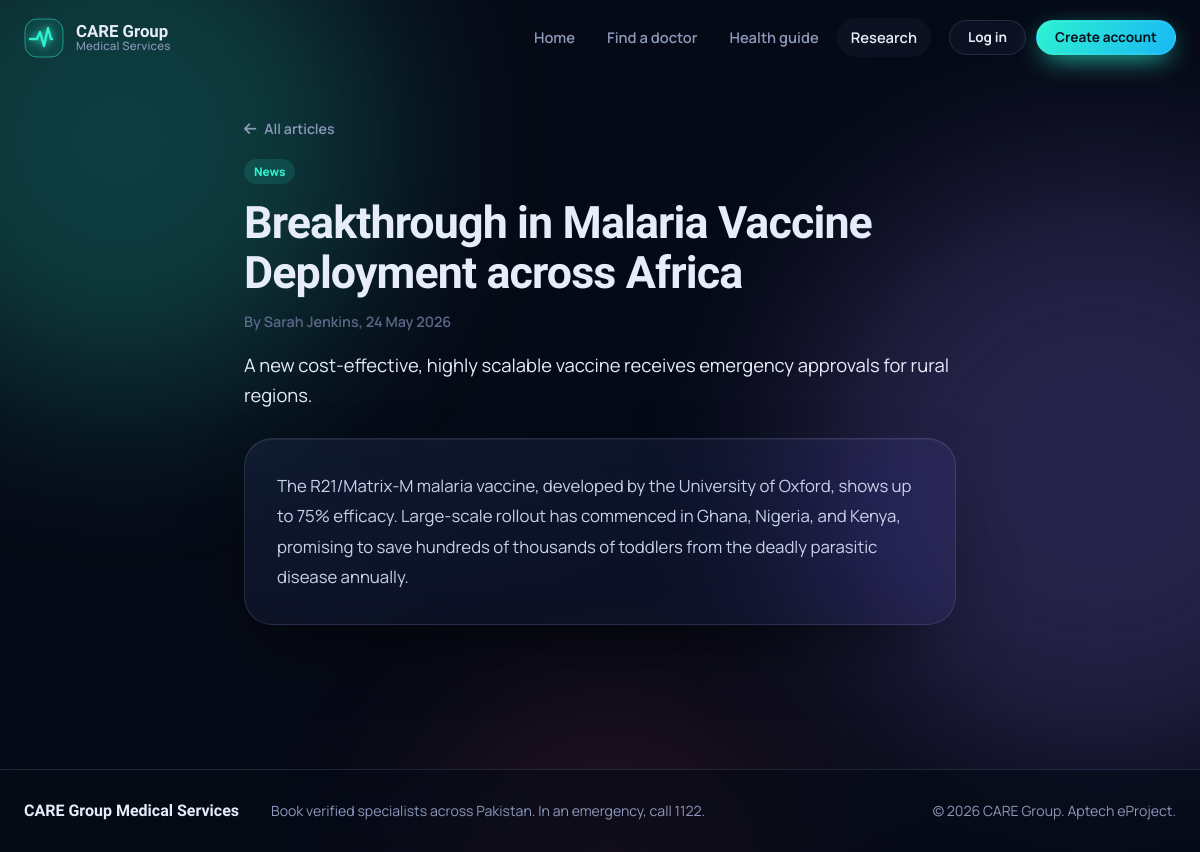
Screenshot of /news.php?id=2 with the database file from the repository.
### tables this page shows
CREATE TABLE IF NOT EXISTS medical_news (
    id INT AUTO_INCREMENT PRIMARY KEY,
    title VARCHAR(255) NOT NULL,
    summary TEXT NOT NULL,
    content TEXT NOT NULL,
    category ENUM('Invention', 'News', 'Research') NOT NULL,
    published_date DATE NOT NULL,
    author VARCHAR(100) NOT NULL DEFAULT 'CARE Group Editor'
);

### includes/functions.php (called while the page is built, shortened)
<?php
function h($value): string
{
    return htmlspecialchars((string) ($value ?? ''), ENT_QUOTES, 'UTF-8');
}

### news.php (the view, shortened to what this page needs)
<?php
require_once 'db.php';
$id       = (int) ($_GET['id'] ?? 0);
$article = null;
try {
    if ($id > 0) {
        $stmt = $pdo->prepare('SELECT * FROM medical_news WHERE id = ?');
        $stmt->execute([$id]);
        $article = $stmt->fetch() ?: null;
    }
} catch (PDOException $e) {
    error_log('News query failed: ' . $e->getMessage());
}
include 'includes/header.php';
?>
<?php if ($article): ?>
    <article class="article">
        <a class="console__back" href="news.php"><i class="fa-solid fa-arrow-left" aria-hidden="true"></i> All articles</a>
        <header class="enter">
            <span class="tag tag--<?php echo h(strtolower($article['category'])); ?>"><?php echo h($article['category']); ?></span>
            <h1><?php echo h($article['title']); ?></h1>
            <p class="article__meta">
                By <?php echo h($article['author']); ?>, <time datetime="<?php echo h($article['published_date']); ?>"><?php echo h(date('j F Y', strtotime($article['published_date']))); ?></time>
            </p>
            <p class="article__summary"><?php echo h($article['summary']); ?></p>
        </header>
        <div class="article__body glass" data-reveal>
            <?php foreach (preg_split('/\n\s*\n/', trim($article['content'])) as $para): ?>
                <p><?php echo nl2br(h($para)); ?></p>
            <?php endforeach; ?>
        </div>
    </article>
<?php endif; ?>
<?php include 'includes/footer.php'; ?>

### assets/css/theme.css (style rules this page uses)
:root { --ink-950: #060A16; --ink-900: #0A1022; --ink-800: #111A33; --ink-700: #1B2647; --text: #E7ECFA; --muted: #8D99BA; --faint: #5C6788; --pulse: #2EF2D0; --pulse-2: #19B8F5; --plasma: #9B7CFF; --plasma-2:#D36BFF; --vital: #FF4F7B; --amber: #FFC15E; --accent: var(--pulse); --accent-2:var(--pulse-2); --glass: rgba(140, 165, 255, 0.055); --glass-strong: rgba(140, 165, 255, 0.09); --glass-line: rgba(170, 195, 255, 0.14); --font-display: 'Unbounded', 'Segoe UI', system-ui, sans-serif; --font-body: 'Manrope', 'Segoe UI', system-ui, sans-serif; --r-lg: 28px; --r-md: 16px; --r-sm: 10px; --ease-out: cubic-bezier(.16, 1, .3, 1); --nav-h: 76px; }
*, *::before, *::after { box-sizing: border-box; }
html { scroll-behavior: smooth; -webkit-text-size-adjust: 100%; }
body { margin: 0; min-height: 100vh; background: var(--ink-950); color: var(--text); font-family: var(--font-body); font-size: 1rem; line-height: 1.6; -webkit-font-smoothing: antialiased; overflow-x: hidden; }
a { color: var(--accent); text-decoration: none; }
h1, h2, h3, h4 { font-family: var(--font-display); line-height: 1.12; letter-spacing: -0.02em; margin: 0 0 .5em; font-weight: 700; }
p { margin: 0 0 1em; }
.glass { background: linear-gradient(160deg, var(--glass-strong), var(--glass) 60%); border: 1px solid var(--glass-line); border-radius: var(--r-lg); backdrop-filter: blur(24px) saturate(140%); -webkit-backdrop-filter: blur(24px) saturate(140%); box-shadow: 0 30px 80px -30px rgba(0, 0, 0, .7), 0 1px 0 rgba(255,255,255,.06) inset; }
.console__back { display: inline-flex; align-items: center; gap: 8px; color: var(--muted); font-size: .88rem; font-weight: 600; margin-bottom: 18px; }
[data-reveal] { opacity: 0; transform: translateY(28px); transition: opacity .8s var(--ease-out), transform .8s var(--ease-out); }
[data-reveal].is-visible { opacity: 1; transform: none; }
.enter > * { animation: rise .9s var(--ease-out) both; }
.enter > *:nth-child(2) { animation-delay: .08s; }
.enter > *:nth-child(3) { animation-delay: .16s; }
.enter > *:nth-child(4) { animation-delay: .24s; }

### assets/css/pages.css (style rules this page uses)
.tag { align-self: flex-start; padding: 4px 10px; border-radius: 999px; font-size: .74rem; font-weight: 800; color: var(--pulse); background: color-mix(in srgb, var(--pulse) 12%, transparent); }
.article { max-width: 760px; margin: 0 auto; padding: calc(var(--nav-h) + 40px) 24px 72px; }
.article h1 { font-size: clamp(1.9rem, 4vw, 2.8rem); margin: 14px 0 12px; }
.article__meta { color: var(--faint); font-weight: 600; font-size: .9rem; }
.article__summary { font-size: 1.15rem; color: var(--text); margin: 18px 0 28px; }
.article__body { padding: 32px; font-size: 1.05rem; line-height: 1.8; color: #C9D2EA; }
.article__body p:last-child { margin-bottom: 0; }

### rows the page displays
medical_news: category "News", title "Breakthrough in Malaria Vaccine Deployment across Africa", author "Sarah Jenkins", published_date "24 May 2026", summary "A new cost-effective, highly scalable vaccine receives emergency approvals for rural regions.", content "The R21/Matrix-M malaria vaccine, developed by the University of Oxford, shows up to 75% efficacy. Large-scale rollout has commenced in Ghana, Nigeria, and Kenya, promising to save hundreds of thousands of toddlers from the deadly parasitic disease annually."

### other values shown
$label "Home Find a doctor Health guide Research"
